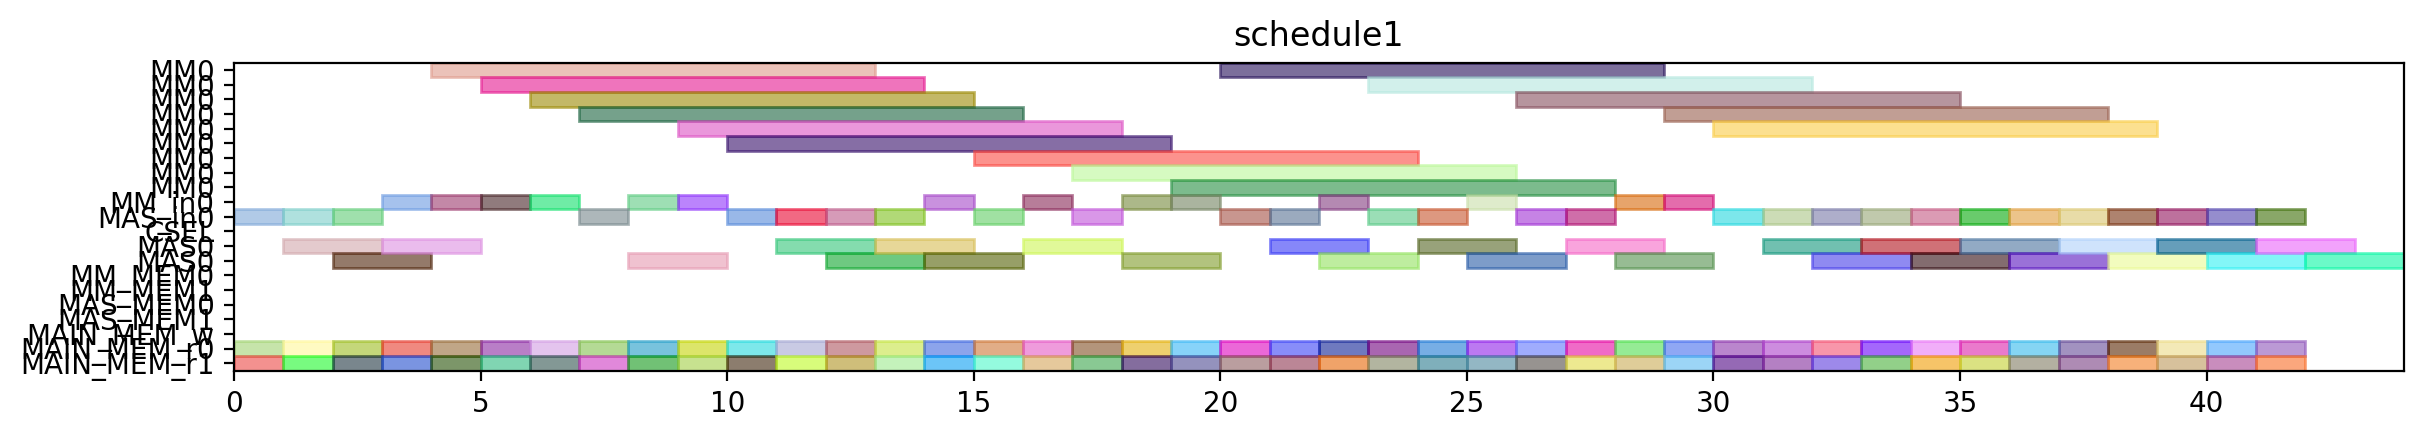

Write the Python code that produced this figure.
from pyschedule import Scenario, solvers, plotters, alt


def solve():
	horizon = 159
	S = Scenario("schedule1", horizon=horizon)

	# resource
	MM = S.Resources('MM', num=1, size=9)
	MM_in = S.Resources('MM_in', num=1)
	MAS_in = S.Resources('MAS_in', num=1)
	CSEL = S.Resource('CSEL')
	MAS = S.Resources('MAS', num=1, size=2, periods=range(1, horizon))
	MM_MEM = S.Resources('MM_MEM', num=2)
	MAS_MEM = S.Resources('MAS_MEM', num=2)
	MAIN_MEM_w = S.Resource('MAIN_MEM_w', size=1)
	MAIN_MEM_r = S.Resources('MAIN_MEM_r', num=2)

	# result of previous scheduling
	t4_t50_in = S.Task('t4_t50_in', length=1, delay_cost=1)
	S += t4_t50_in >= 0
	t4_t50_in += MAS_in[0]

	t4_t50_mem0 = S.Task('t4_t50_mem0', length=1, delay_cost=1)
	S += t4_t50_mem0 >= 0
	t4_t50_mem0 += MAIN_MEM_r[0]

	t4_t50_mem1 = S.Task('t4_t50_mem1', length=1, delay_cost=1)
	S += t4_t50_mem1 >= 0
	t4_t50_mem1 += MAIN_MEM_r[1]

	t1_t2_in = S.Task('t1_t2_in', length=1, delay_cost=1)
	S += t1_t2_in >= 1
	t1_t2_in += MAS_in[0]

	t1_t2_mem0 = S.Task('t1_t2_mem0', length=1, delay_cost=1)
	S += t1_t2_mem0 >= 1
	t1_t2_mem0 += MAIN_MEM_r[0]

	t1_t2_mem1 = S.Task('t1_t2_mem1', length=1, delay_cost=1)
	S += t1_t2_mem1 >= 1
	t1_t2_mem1 += MAIN_MEM_r[1]

	t4_t50 = S.Task('t4_t50', length=2, delay_cost=1)
	S += t4_t50 >= 1
	t4_t50 += MAS[0]

	t1_t2 = S.Task('t1_t2', length=2, delay_cost=1)
	S += t1_t2 >= 2
	t1_t2 += MAS[0]

	t4_t2_t2_in = S.Task('t4_t2_t2_in', length=1, delay_cost=1)
	S += t4_t2_t2_in >= 2
	t4_t2_t2_in += MAS_in[0]

	t4_t2_t2_mem0 = S.Task('t4_t2_t2_mem0', length=1, delay_cost=1)
	S += t4_t2_t2_mem0 >= 2
	t4_t2_t2_mem0 += MAIN_MEM_r[0]

	t4_t2_t2_mem1 = S.Task('t4_t2_t2_mem1', length=1, delay_cost=1)
	S += t4_t2_t2_mem1 >= 2
	t4_t2_t2_mem1 += MAIN_MEM_r[1]

	t4_t0_t1_in = S.Task('t4_t0_t1_in', length=1, delay_cost=1)
	S += t4_t0_t1_in >= 3
	t4_t0_t1_in += MM_in[0]

	t4_t0_t1_mem0 = S.Task('t4_t0_t1_mem0', length=1, delay_cost=1)
	S += t4_t0_t1_mem0 >= 3
	t4_t0_t1_mem0 += MAIN_MEM_r[0]

	t4_t0_t1_mem1 = S.Task('t4_t0_t1_mem1', length=1, delay_cost=1)
	S += t4_t0_t1_mem1 >= 3
	t4_t0_t1_mem1 += MAIN_MEM_r[1]

	t4_t2_t2 = S.Task('t4_t2_t2', length=2, delay_cost=1)
	S += t4_t2_t2 >= 3
	t4_t2_t2 += MAS[0]

	t4_t0_t1 = S.Task('t4_t0_t1', length=9, delay_cost=1)
	S += t4_t0_t1 >= 4
	t4_t0_t1 += MM[0]

	t4_t2_t0_in = S.Task('t4_t2_t0_in', length=1, delay_cost=1)
	S += t4_t2_t0_in >= 4
	t4_t2_t0_in += MM_in[0]

	t4_t2_t0_mem0 = S.Task('t4_t2_t0_mem0', length=1, delay_cost=1)
	S += t4_t2_t0_mem0 >= 4
	t4_t2_t0_mem0 += MAIN_MEM_r[0]

	t4_t2_t0_mem1 = S.Task('t4_t2_t0_mem1', length=1, delay_cost=1)
	S += t4_t2_t0_mem1 >= 4
	t4_t2_t0_mem1 += MAIN_MEM_r[1]

	t2_t1_in = S.Task('t2_t1_in', length=1, delay_cost=1)
	S += t2_t1_in >= 5
	t2_t1_in += MM_in[0]

	t2_t1_mem0 = S.Task('t2_t1_mem0', length=1, delay_cost=1)
	S += t2_t1_mem0 >= 5
	t2_t1_mem0 += MAIN_MEM_r[0]

	t2_t1_mem1 = S.Task('t2_t1_mem1', length=1, delay_cost=1)
	S += t2_t1_mem1 >= 5
	t2_t1_mem1 += MAIN_MEM_r[1]

	t4_t2_t0 = S.Task('t4_t2_t0', length=9, delay_cost=1)
	S += t4_t2_t0 >= 5
	t4_t2_t0 += MM[0]

	t1_t0_in = S.Task('t1_t0_in', length=1, delay_cost=1)
	S += t1_t0_in >= 6
	t1_t0_in += MM_in[0]

	t1_t0_mem0 = S.Task('t1_t0_mem0', length=1, delay_cost=1)
	S += t1_t0_mem0 >= 6
	t1_t0_mem0 += MAIN_MEM_r[0]

	t1_t0_mem1 = S.Task('t1_t0_mem1', length=1, delay_cost=1)
	S += t1_t0_mem1 >= 6
	t1_t0_mem1 += MAIN_MEM_r[1]

	t2_t1 = S.Task('t2_t1', length=9, delay_cost=1)
	S += t2_t1 >= 6
	t2_t1 += MM[0]

	t1_t0 = S.Task('t1_t0', length=9, delay_cost=1)
	S += t1_t0 >= 7
	t1_t0 += MM[0]

	t4_t0_t2_in = S.Task('t4_t0_t2_in', length=1, delay_cost=1)
	S += t4_t0_t2_in >= 7
	t4_t0_t2_in += MAS_in[0]

	t4_t0_t2_mem0 = S.Task('t4_t0_t2_mem0', length=1, delay_cost=1)
	S += t4_t0_t2_mem0 >= 7
	t4_t0_t2_mem0 += MAIN_MEM_r[0]

	t4_t0_t2_mem1 = S.Task('t4_t0_t2_mem1', length=1, delay_cost=1)
	S += t4_t0_t2_mem1 >= 7
	t4_t0_t2_mem1 += MAIN_MEM_r[1]

	t4_t0_t2 = S.Task('t4_t0_t2', length=2, delay_cost=1)
	S += t4_t0_t2 >= 8
	t4_t0_t2 += MAS[0]

	t4_t1_t0_in = S.Task('t4_t1_t0_in', length=1, delay_cost=1)
	S += t4_t1_t0_in >= 8
	t4_t1_t0_in += MM_in[0]

	t4_t1_t0_mem0 = S.Task('t4_t1_t0_mem0', length=1, delay_cost=1)
	S += t4_t1_t0_mem0 >= 8
	t4_t1_t0_mem0 += MAIN_MEM_r[0]

	t4_t1_t0_mem1 = S.Task('t4_t1_t0_mem1', length=1, delay_cost=1)
	S += t4_t1_t0_mem1 >= 8
	t4_t1_t0_mem1 += MAIN_MEM_r[1]

	t4_t1_t0 = S.Task('t4_t1_t0', length=9, delay_cost=1)
	S += t4_t1_t0 >= 9
	t4_t1_t0 += MM[0]

	t4_t8_t0_in = S.Task('t4_t8_t0_in', length=1, delay_cost=1)
	S += t4_t8_t0_in >= 9
	t4_t8_t0_in += MM_in[0]

	t4_t8_t0_mem0 = S.Task('t4_t8_t0_mem0', length=1, delay_cost=1)
	S += t4_t8_t0_mem0 >= 9
	t4_t8_t0_mem0 += MAIN_MEM_r[0]

	t4_t8_t0_mem1 = S.Task('t4_t8_t0_mem1', length=1, delay_cost=1)
	S += t4_t8_t0_mem1 >= 9
	t4_t8_t0_mem1 += MAIN_MEM_r[1]

	t2_t2_in = S.Task('t2_t2_in', length=1, delay_cost=1)
	S += t2_t2_in >= 10
	t2_t2_in += MAS_in[0]

	t2_t2_mem0 = S.Task('t2_t2_mem0', length=1, delay_cost=1)
	S += t2_t2_mem0 >= 10
	t2_t2_mem0 += MAIN_MEM_r[0]

	t2_t2_mem1 = S.Task('t2_t2_mem1', length=1, delay_cost=1)
	S += t2_t2_mem1 >= 10
	t2_t2_mem1 += MAIN_MEM_r[1]

	t4_t8_t0 = S.Task('t4_t8_t0', length=9, delay_cost=1)
	S += t4_t8_t0 >= 10
	t4_t8_t0 += MM[0]

	t2_t2 = S.Task('t2_t2', length=2, delay_cost=1)
	S += t2_t2 >= 11
	t2_t2 += MAS[0]

	t4_t0_t3_in = S.Task('t4_t0_t3_in', length=1, delay_cost=1)
	S += t4_t0_t3_in >= 11
	t4_t0_t3_in += MAS_in[0]

	t4_t0_t3_mem0 = S.Task('t4_t0_t3_mem0', length=1, delay_cost=1)
	S += t4_t0_t3_mem0 >= 11
	t4_t0_t3_mem0 += MAIN_MEM_r[0]

	t4_t0_t3_mem1 = S.Task('t4_t0_t3_mem1', length=1, delay_cost=1)
	S += t4_t0_t3_mem1 >= 11
	t4_t0_t3_mem1 += MAIN_MEM_r[1]

	t4_t0_t3 = S.Task('t4_t0_t3', length=2, delay_cost=1)
	S += t4_t0_t3 >= 12
	t4_t0_t3 += MAS[0]

	t4_t40_in = S.Task('t4_t40_in', length=1, delay_cost=1)
	S += t4_t40_in >= 12
	t4_t40_in += MAS_in[0]

	t4_t40_mem0 = S.Task('t4_t40_mem0', length=1, delay_cost=1)
	S += t4_t40_mem0 >= 12
	t4_t40_mem0 += MAIN_MEM_r[0]

	t4_t40_mem1 = S.Task('t4_t40_mem1', length=1, delay_cost=1)
	S += t4_t40_mem1 >= 12
	t4_t40_mem1 += MAIN_MEM_r[1]

	t4_t1_t3_in = S.Task('t4_t1_t3_in', length=1, delay_cost=1)
	S += t4_t1_t3_in >= 13
	t4_t1_t3_in += MAS_in[0]

	t4_t1_t3_mem0 = S.Task('t4_t1_t3_mem0', length=1, delay_cost=1)
	S += t4_t1_t3_mem0 >= 13
	t4_t1_t3_mem0 += MAIN_MEM_r[0]

	t4_t1_t3_mem1 = S.Task('t4_t1_t3_mem1', length=1, delay_cost=1)
	S += t4_t1_t3_mem1 >= 13
	t4_t1_t3_mem1 += MAIN_MEM_r[1]

	t4_t40 = S.Task('t4_t40', length=2, delay_cost=1)
	S += t4_t40 >= 13
	t4_t40 += MAS[0]

	t4_t0_t0_in = S.Task('t4_t0_t0_in', length=1, delay_cost=1)
	S += t4_t0_t0_in >= 14
	t4_t0_t0_in += MM_in[0]

	t4_t0_t0_mem0 = S.Task('t4_t0_t0_mem0', length=1, delay_cost=1)
	S += t4_t0_t0_mem0 >= 14
	t4_t0_t0_mem0 += MAIN_MEM_r[0]

	t4_t0_t0_mem1 = S.Task('t4_t0_t0_mem1', length=1, delay_cost=1)
	S += t4_t0_t0_mem1 >= 14
	t4_t0_t0_mem1 += MAIN_MEM_r[1]

	t4_t1_t3 = S.Task('t4_t1_t3', length=2, delay_cost=1)
	S += t4_t1_t3 >= 14
	t4_t1_t3 += MAS[0]

	t4_t0_t0 = S.Task('t4_t0_t0', length=9, delay_cost=1)
	S += t4_t0_t0 >= 15
	t4_t0_t0 += MM[0]

	t4_t41_in = S.Task('t4_t41_in', length=1, delay_cost=1)
	S += t4_t41_in >= 15
	t4_t41_in += MAS_in[0]

	t4_t41_mem0 = S.Task('t4_t41_mem0', length=1, delay_cost=1)
	S += t4_t41_mem0 >= 15
	t4_t41_mem0 += MAIN_MEM_r[0]

	t4_t41_mem1 = S.Task('t4_t41_mem1', length=1, delay_cost=1)
	S += t4_t41_mem1 >= 15
	t4_t41_mem1 += MAIN_MEM_r[1]

	t4_t1_t1_in = S.Task('t4_t1_t1_in', length=1, delay_cost=1)
	S += t4_t1_t1_in >= 16
	t4_t1_t1_in += MM_in[0]

	t4_t1_t1_mem0 = S.Task('t4_t1_t1_mem0', length=1, delay_cost=1)
	S += t4_t1_t1_mem0 >= 16
	t4_t1_t1_mem0 += MAIN_MEM_r[0]

	t4_t1_t1_mem1 = S.Task('t4_t1_t1_mem1', length=1, delay_cost=1)
	S += t4_t1_t1_mem1 >= 16
	t4_t1_t1_mem1 += MAIN_MEM_r[1]

	t4_t41 = S.Task('t4_t41', length=2, delay_cost=1)
	S += t4_t41 >= 16
	t4_t41 += MAS[0]

	t1_t3_in = S.Task('t1_t3_in', length=1, delay_cost=1)
	S += t1_t3_in >= 17
	t1_t3_in += MAS_in[0]

	t1_t3_mem0 = S.Task('t1_t3_mem0', length=1, delay_cost=1)
	S += t1_t3_mem0 >= 17
	t1_t3_mem0 += MAIN_MEM_r[0]

	t1_t3_mem1 = S.Task('t1_t3_mem1', length=1, delay_cost=1)
	S += t1_t3_mem1 >= 17
	t1_t3_mem1 += MAIN_MEM_r[1]

	t4_t1_t1 = S.Task('t4_t1_t1', length=9, delay_cost=1)
	S += t4_t1_t1 >= 17
	t4_t1_t1 += MM[0]

	t1_t3 = S.Task('t1_t3', length=2, delay_cost=1)
	S += t1_t3 >= 18
	t1_t3 += MAS[0]

	t4_t8_t1_in = S.Task('t4_t8_t1_in', length=1, delay_cost=1)
	S += t4_t8_t1_in >= 18
	t4_t8_t1_in += MM_in[0]

	t4_t8_t1_mem0 = S.Task('t4_t8_t1_mem0', length=1, delay_cost=1)
	S += t4_t8_t1_mem0 >= 18
	t4_t8_t1_mem0 += MAIN_MEM_r[0]

	t4_t8_t1_mem1 = S.Task('t4_t8_t1_mem1', length=1, delay_cost=1)
	S += t4_t8_t1_mem1 >= 18
	t4_t8_t1_mem1 += MAIN_MEM_r[1]

	t2_t0_in = S.Task('t2_t0_in', length=1, delay_cost=1)
	S += t2_t0_in >= 19
	t2_t0_in += MM_in[0]

	t2_t0_mem0 = S.Task('t2_t0_mem0', length=1, delay_cost=1)
	S += t2_t0_mem0 >= 19
	t2_t0_mem0 += MAIN_MEM_r[0]

	t2_t0_mem1 = S.Task('t2_t0_mem1', length=1, delay_cost=1)
	S += t2_t0_mem1 >= 19
	t2_t0_mem1 += MAIN_MEM_r[1]

	t4_t8_t1 = S.Task('t4_t8_t1', length=9, delay_cost=1)
	S += t4_t8_t1 >= 19
	t4_t8_t1 += MM[0]

	t2_t0 = S.Task('t2_t0', length=9, delay_cost=1)
	S += t2_t0 >= 20
	t2_t0 += MM[0]

	t4_t51_in = S.Task('t4_t51_in', length=1, delay_cost=1)
	S += t4_t51_in >= 20
	t4_t51_in += MAS_in[0]

	t4_t51_mem0 = S.Task('t4_t51_mem0', length=1, delay_cost=1)
	S += t4_t51_mem0 >= 20
	t4_t51_mem0 += MAIN_MEM_r[0]

	t4_t51_mem1 = S.Task('t4_t51_mem1', length=1, delay_cost=1)
	S += t4_t51_mem1 >= 20
	t4_t51_mem1 += MAIN_MEM_r[1]

	t4_t2_t3_in = S.Task('t4_t2_t3_in', length=1, delay_cost=1)
	S += t4_t2_t3_in >= 21
	t4_t2_t3_in += MAS_in[0]

	t4_t2_t3_mem0 = S.Task('t4_t2_t3_mem0', length=1, delay_cost=1)
	S += t4_t2_t3_mem0 >= 21
	t4_t2_t3_mem0 += MAIN_MEM_r[0]

	t4_t2_t3_mem1 = S.Task('t4_t2_t3_mem1', length=1, delay_cost=1)
	S += t4_t2_t3_mem1 >= 21
	t4_t2_t3_mem1 += MAIN_MEM_r[1]

	t4_t51 = S.Task('t4_t51', length=2, delay_cost=1)
	S += t4_t51 >= 21
	t4_t51 += MAS[0]

	t1_t1_in = S.Task('t1_t1_in', length=1, delay_cost=1)
	S += t1_t1_in >= 22
	t1_t1_in += MM_in[0]

	t1_t1_mem0 = S.Task('t1_t1_mem0', length=1, delay_cost=1)
	S += t1_t1_mem0 >= 22
	t1_t1_mem0 += MAIN_MEM_r[0]

	t1_t1_mem1 = S.Task('t1_t1_mem1', length=1, delay_cost=1)
	S += t1_t1_mem1 >= 22
	t1_t1_mem1 += MAIN_MEM_r[1]

	t4_t2_t3 = S.Task('t4_t2_t3', length=2, delay_cost=1)
	S += t4_t2_t3 >= 22
	t4_t2_t3 += MAS[0]

	t1_t1 = S.Task('t1_t1', length=9, delay_cost=1)
	S += t1_t1 >= 23
	t1_t1 += MM[0]

	t4_t1_t2_in = S.Task('t4_t1_t2_in', length=1, delay_cost=1)
	S += t4_t1_t2_in >= 23
	t4_t1_t2_in += MAS_in[0]

	t4_t1_t2_mem0 = S.Task('t4_t1_t2_mem0', length=1, delay_cost=1)
	S += t4_t1_t2_mem0 >= 23
	t4_t1_t2_mem0 += MAIN_MEM_r[0]

	t4_t1_t2_mem1 = S.Task('t4_t1_t2_mem1', length=1, delay_cost=1)
	S += t4_t1_t2_mem1 >= 23
	t4_t1_t2_mem1 += MAIN_MEM_r[1]

	t2_t3_in = S.Task('t2_t3_in', length=1, delay_cost=1)
	S += t2_t3_in >= 24
	t2_t3_in += MAS_in[0]

	t2_t3_mem0 = S.Task('t2_t3_mem0', length=1, delay_cost=1)
	S += t2_t3_mem0 >= 24
	t2_t3_mem0 += MAIN_MEM_r[0]

	t2_t3_mem1 = S.Task('t2_t3_mem1', length=1, delay_cost=1)
	S += t2_t3_mem1 >= 24
	t2_t3_mem1 += MAIN_MEM_r[1]

	t4_t1_t2 = S.Task('t4_t1_t2', length=2, delay_cost=1)
	S += t4_t1_t2 >= 24
	t4_t1_t2 += MAS[0]

	t2_t3 = S.Task('t2_t3', length=2, delay_cost=1)
	S += t2_t3 >= 25
	t2_t3 += MAS[0]

	t4_t2_t1_in = S.Task('t4_t2_t1_in', length=1, delay_cost=1)
	S += t4_t2_t1_in >= 25
	t4_t2_t1_in += MM_in[0]

	t4_t2_t1_mem0 = S.Task('t4_t2_t1_mem0', length=1, delay_cost=1)
	S += t4_t2_t1_mem0 >= 25
	t4_t2_t1_mem0 += MAIN_MEM_r[0]

	t4_t2_t1_mem1 = S.Task('t4_t2_t1_mem1', length=1, delay_cost=1)
	S += t4_t2_t1_mem1 >= 25
	t4_t2_t1_mem1 += MAIN_MEM_r[1]

	t0_t3_in = S.Task('t0_t3_in', length=1, delay_cost=1)
	S += t0_t3_in >= 26
	t0_t3_in += MAS_in[0]

	t0_t3_mem0 = S.Task('t0_t3_mem0', length=1, delay_cost=1)
	S += t0_t3_mem0 >= 26
	t0_t3_mem0 += MAIN_MEM_r[0]

	t0_t3_mem1 = S.Task('t0_t3_mem1', length=1, delay_cost=1)
	S += t0_t3_mem1 >= 26
	t0_t3_mem1 += MAIN_MEM_r[1]

	t4_t2_t1 = S.Task('t4_t2_t1', length=9, delay_cost=1)
	S += t4_t2_t1 >= 26
	t4_t2_t1 += MM[0]

	t0_t2_in = S.Task('t0_t2_in', length=1, delay_cost=1)
	S += t0_t2_in >= 27
	t0_t2_in += MAS_in[0]

	t0_t2_mem0 = S.Task('t0_t2_mem0', length=1, delay_cost=1)
	S += t0_t2_mem0 >= 27
	t0_t2_mem0 += MAIN_MEM_r[0]

	t0_t2_mem1 = S.Task('t0_t2_mem1', length=1, delay_cost=1)
	S += t0_t2_mem1 >= 27
	t0_t2_mem1 += MAIN_MEM_r[1]

	t0_t3 = S.Task('t0_t3', length=2, delay_cost=1)
	S += t0_t3 >= 27
	t0_t3 += MAS[0]

	t0_t1_in = S.Task('t0_t1_in', length=1, delay_cost=1)
	S += t0_t1_in >= 28
	t0_t1_in += MM_in[0]

	t0_t1_mem0 = S.Task('t0_t1_mem0', length=1, delay_cost=1)
	S += t0_t1_mem0 >= 28
	t0_t1_mem0 += MAIN_MEM_r[0]

	t0_t1_mem1 = S.Task('t0_t1_mem1', length=1, delay_cost=1)
	S += t0_t1_mem1 >= 28
	t0_t1_mem1 += MAIN_MEM_r[1]

	t0_t2 = S.Task('t0_t2', length=2, delay_cost=1)
	S += t0_t2 >= 28
	t0_t2 += MAS[0]

	t0_t0_in = S.Task('t0_t0_in', length=1, delay_cost=1)
	S += t0_t0_in >= 29
	t0_t0_in += MM_in[0]

	t0_t0_mem0 = S.Task('t0_t0_mem0', length=1, delay_cost=1)
	S += t0_t0_mem0 >= 29
	t0_t0_mem0 += MAIN_MEM_r[0]

	t0_t0_mem1 = S.Task('t0_t0_mem1', length=1, delay_cost=1)
	S += t0_t0_mem1 >= 29
	t0_t0_mem1 += MAIN_MEM_r[1]

	t0_t1 = S.Task('t0_t1', length=9, delay_cost=1)
	S += t0_t1 >= 29
	t0_t1 += MM[0]

	t0_t0 = S.Task('t0_t0', length=9, delay_cost=1)
	S += t0_t0 >= 30
	t0_t0 += MM[0]


	# new tasks
	t4_t8_t2 = S.Task('t4_t8_t2', length=2, delay_cost=1)
	t4_t8_t2 += alt(MAS)
	t4_t8_t2_in = S.Task('t4_t8_t2_in', length=1, delay_cost=1)
	t4_t8_t2_in += alt(MAS_in)
	S += t4_t8_t2_in*MAS_in[0]<=t4_t8_t2*MAS[0]

	t4_t8_t2_mem0 = S.Task('t4_t8_t2_mem0', length=1, delay_cost=1)
	t4_t8_t2_mem0 += MAIN_MEM_r[0]
	S += t4_t8_t2_mem0 <= t4_t8_t2

	t4_t8_t2_mem1 = S.Task('t4_t8_t2_mem1', length=1, delay_cost=1)
	t4_t8_t2_mem1 += MAIN_MEM_r[1]
	S += t4_t8_t2_mem1 <= t4_t8_t2

	t4_t8_t3 = S.Task('t4_t8_t3', length=2, delay_cost=1)
	t4_t8_t3 += alt(MAS)
	t4_t8_t3_in = S.Task('t4_t8_t3_in', length=1, delay_cost=1)
	t4_t8_t3_in += alt(MAS_in)
	S += t4_t8_t3_in*MAS_in[0]<=t4_t8_t3*MAS[0]

	t4_t8_t3_mem0 = S.Task('t4_t8_t3_mem0', length=1, delay_cost=1)
	t4_t8_t3_mem0 += MAIN_MEM_r[0]
	S += t4_t8_t3_mem0 <= t4_t8_t3

	t4_t8_t3_mem1 = S.Task('t4_t8_t3_mem1', length=1, delay_cost=1)
	t4_t8_t3_mem1 += MAIN_MEM_r[1]
	S += t4_t8_t3_mem1 <= t4_t8_t3

	t70 = S.Task('t70', length=2, delay_cost=1)
	t70 += alt(MAS)
	t70_in = S.Task('t70_in', length=1, delay_cost=1)
	t70_in += alt(MAS_in)
	S += t70_in*MAS_in[0]<=t70*MAS[0]

	t70_mem0 = S.Task('t70_mem0', length=1, delay_cost=1)
	t70_mem0 += MAIN_MEM_r[0]
	S += t70_mem0 <= t70

	t70_mem1 = S.Task('t70_mem1', length=1, delay_cost=1)
	t70_mem1 += MAIN_MEM_r[1]
	S += t70_mem1 <= t70

	t71 = S.Task('t71', length=2, delay_cost=1)
	t71 += alt(MAS)
	t71_in = S.Task('t71_in', length=1, delay_cost=1)
	t71_in += alt(MAS_in)
	S += t71_in*MAS_in[0]<=t71*MAS[0]

	t71_mem0 = S.Task('t71_mem0', length=1, delay_cost=1)
	t71_mem0 += MAIN_MEM_r[0]
	S += t71_mem0 <= t71

	t71_mem1 = S.Task('t71_mem1', length=1, delay_cost=1)
	t71_mem1 += MAIN_MEM_r[1]
	S += t71_mem1 <= t71

	t80 = S.Task('t80', length=2, delay_cost=1)
	t80 += alt(MAS)
	t80_in = S.Task('t80_in', length=1, delay_cost=1)
	t80_in += alt(MAS_in)
	S += t80_in*MAS_in[0]<=t80*MAS[0]

	t80_mem0 = S.Task('t80_mem0', length=1, delay_cost=1)
	t80_mem0 += MAIN_MEM_r[0]
	S += t80_mem0 <= t80

	t80_mem1 = S.Task('t80_mem1', length=1, delay_cost=1)
	t80_mem1 += MAIN_MEM_r[1]
	S += t80_mem1 <= t80

	t81 = S.Task('t81', length=2, delay_cost=1)
	t81 += alt(MAS)
	t81_in = S.Task('t81_in', length=1, delay_cost=1)
	t81_in += alt(MAS_in)
	S += t81_in*MAS_in[0]<=t81*MAS[0]

	t81_mem0 = S.Task('t81_mem0', length=1, delay_cost=1)
	t81_mem0 += MAIN_MEM_r[0]
	S += t81_mem0 <= t81

	t81_mem1 = S.Task('t81_mem1', length=1, delay_cost=1)
	t81_mem1 += MAIN_MEM_r[1]
	S += t81_mem1 <= t81

	t90 = S.Task('t90', length=2, delay_cost=1)
	t90 += alt(MAS)
	t90_in = S.Task('t90_in', length=1, delay_cost=1)
	t90_in += alt(MAS_in)
	S += t90_in*MAS_in[0]<=t90*MAS[0]

	t90_mem0 = S.Task('t90_mem0', length=1, delay_cost=1)
	t90_mem0 += MAIN_MEM_r[0]
	S += t90_mem0 <= t90

	t90_mem1 = S.Task('t90_mem1', length=1, delay_cost=1)
	t90_mem1 += MAIN_MEM_r[1]
	S += t90_mem1 <= t90

	t91 = S.Task('t91', length=2, delay_cost=1)
	t91 += alt(MAS)
	t91_in = S.Task('t91_in', length=1, delay_cost=1)
	t91_in += alt(MAS_in)
	S += t91_in*MAS_in[0]<=t91*MAS[0]

	t91_mem0 = S.Task('t91_mem0', length=1, delay_cost=1)
	t91_mem0 += MAIN_MEM_r[0]
	S += t91_mem0 <= t91

	t91_mem1 = S.Task('t91_mem1', length=1, delay_cost=1)
	t91_mem1 += MAIN_MEM_r[1]
	S += t91_mem1 <= t91

	t100 = S.Task('t100', length=2, delay_cost=1)
	t100 += alt(MAS)
	t100_in = S.Task('t100_in', length=1, delay_cost=1)
	t100_in += alt(MAS_in)
	S += t100_in*MAS_in[0]<=t100*MAS[0]

	t100_mem0 = S.Task('t100_mem0', length=1, delay_cost=1)
	t100_mem0 += MAIN_MEM_r[0]
	S += t100_mem0 <= t100

	t100_mem1 = S.Task('t100_mem1', length=1, delay_cost=1)
	t100_mem1 += MAIN_MEM_r[1]
	S += t100_mem1 <= t100

	t101 = S.Task('t101', length=2, delay_cost=1)
	t101 += alt(MAS)
	t101_in = S.Task('t101_in', length=1, delay_cost=1)
	t101_in += alt(MAS_in)
	S += t101_in*MAS_in[0]<=t101*MAS[0]

	t101_mem0 = S.Task('t101_mem0', length=1, delay_cost=1)
	t101_mem0 += MAIN_MEM_r[0]
	S += t101_mem0 <= t101

	t101_mem1 = S.Task('t101_mem1', length=1, delay_cost=1)
	t101_mem1 += MAIN_MEM_r[1]
	S += t101_mem1 <= t101

	t5_t0_t2 = S.Task('t5_t0_t2', length=2, delay_cost=1)
	t5_t0_t2 += alt(MAS)
	t5_t0_t2_in = S.Task('t5_t0_t2_in', length=1, delay_cost=1)
	t5_t0_t2_in += alt(MAS_in)
	S += t5_t0_t2_in*MAS_in[0]<=t5_t0_t2*MAS[0]

	t5_t0_t2_mem0 = S.Task('t5_t0_t2_mem0', length=1, delay_cost=1)
	t5_t0_t2_mem0 += MAIN_MEM_r[0]
	S += t5_t0_t2_mem0 <= t5_t0_t2

	t5_t0_t2_mem1 = S.Task('t5_t0_t2_mem1', length=1, delay_cost=1)
	t5_t0_t2_mem1 += MAIN_MEM_r[1]
	S += t5_t0_t2_mem1 <= t5_t0_t2

	t5_t8_t2 = S.Task('t5_t8_t2', length=2, delay_cost=1)
	t5_t8_t2 += alt(MAS)
	t5_t8_t2_in = S.Task('t5_t8_t2_in', length=1, delay_cost=1)
	t5_t8_t2_in += alt(MAS_in)
	S += t5_t8_t2_in*MAS_in[0]<=t5_t8_t2*MAS[0]

	t5_t8_t2_mem0 = S.Task('t5_t8_t2_mem0', length=1, delay_cost=1)
	t5_t8_t2_mem0 += MAIN_MEM_r[0]
	S += t5_t8_t2_mem0 <= t5_t8_t2

	t5_t8_t2_mem1 = S.Task('t5_t8_t2_mem1', length=1, delay_cost=1)
	t5_t8_t2_mem1 += MAIN_MEM_r[1]
	S += t5_t8_t2_mem1 <= t5_t8_t2

	solvers.mip.solve(S,msg=1,kind='CPLEX',ratio_gap=1.01)

	solution = [['hoge']*len(S.solution()[1]) for i in range(len(S.solution()))]
	for i in range(len(S.solution())):
		for j in range(len(S.solution()[i])):
			solution[i][j]=str(S.solution()[i][j])
	print(solution)

	cycles = int(solution[-1][3])

	pic_file_name = "/mnt/rose/usr1/fukuda/ABE/multiRAM_multiMAS_16mux/scheduling_result/stage9MM1_stage2MAS1/SPARSE/schedule1.png"
	if(S.solution() != []):
		plotters.matplotlib.plot(S,img_filename=pic_file_name, show_task_labels=False, fig_size=(cycles*0.25+3, 2))

	return solution
